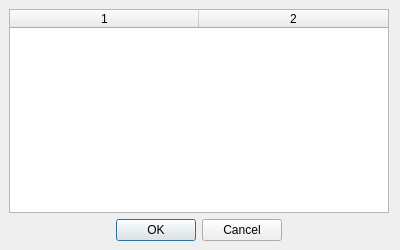
<?xml version="1.0" encoding="UTF-8"?>
<ui version="4.0">
 <class>ShortcutEditor</class>
 <widget class="QDialog" name="ShortcutEditor">
  <property name="windowModality">
   <enum>Qt::WindowModal</enum>
  </property>
  <property name="geometry">
   <rect>
    <x>0</x>
    <y>0</y>
    <width>400</width>
    <height>250</height>
   </rect>
  </property>
  <property name="sizePolicy">
   <sizepolicy hsizetype="Expanding" vsizetype="Expanding">
    <horstretch>0</horstretch>
    <verstretch>0</verstretch>
   </sizepolicy>
  </property>
  <property name="maximumSize">
   <size>
    <width>16777215</width>
    <height>16777215</height>
   </size>
  </property>
  <property name="contextMenuPolicy">
   <enum>Qt::NoContextMenu</enum>
  </property>
  <property name="windowTitle">
   <string>Shortcut Editor</string>
  </property>
  <property name="layoutDirection">
   <enum>Qt::LeftToRight</enum>
  </property>
  <property name="sizeGripEnabled">
   <bool>false</bool>
  </property>
  <property name="modal">
   <bool>true</bool>
  </property>
  <layout class="QGridLayout" name="gridLayout" rowstretch="1,0" rowminimumheight="0,0" columnminimumwidth="0">
   <property name="sizeConstraint">
    <enum>QLayout::SetDefaultConstraint</enum>
   </property>
   <property name="leftMargin">
    <number>9</number>
   </property>
   <property name="topMargin">
    <number>9</number>
   </property>
   <property name="bottomMargin">
    <number>9</number>
   </property>
   <property name="verticalSpacing">
    <number>6</number>
   </property>
   <item row="1" column="0">
    <widget class="QDialogButtonBox" name="buttonBox">
     <property name="sizePolicy">
      <sizepolicy hsizetype="Expanding" vsizetype="Expanding">
       <horstretch>0</horstretch>
       <verstretch>0</verstretch>
      </sizepolicy>
     </property>
     <property name="orientation">
      <enum>Qt::Horizontal</enum>
     </property>
     <property name="standardButtons">
      <set>QDialogButtonBox::Cancel|QDialogButtonBox::Ok</set>
     </property>
     <property name="centerButtons">
      <bool>true</bool>
     </property>
    </widget>
   </item>
   <item row="0" column="0">
    <widget class="QTableWidget" name="tableWidget">
     <property name="sizeAdjustPolicy">
      <enum>QAbstractScrollArea::AdjustIgnored</enum>
     </property>
     <property name="alternatingRowColors">
      <bool>false</bool>
     </property>
     <property name="showGrid">
      <bool>true</bool>
     </property>
     <property name="gridStyle">
      <enum>Qt::SolidLine</enum>
     </property>
     <property name="wordWrap">
      <bool>true</bool>
     </property>
     <property name="cornerButtonEnabled">
      <bool>true</bool>
     </property>
     <property name="rowCount">
      <number>0</number>
     </property>
     <property name="columnCount">
      <number>2</number>
     </property>
     <attribute name="horizontalHeaderVisible">
      <bool>true</bool>
     </attribute>
     <attribute name="horizontalHeaderCascadingSectionResizes">
      <bool>false</bool>
     </attribute>
     <attribute name="horizontalHeaderDefaultSectionSize">
      <number>189</number>
     </attribute>
     <attribute name="horizontalHeaderShowSortIndicator" stdset="0">
      <bool>false</bool>
     </attribute>
     <attribute name="horizontalHeaderStretchLastSection">
      <bool>false</bool>
     </attribute>
     <attribute name="verticalHeaderVisible">
      <bool>false</bool>
     </attribute>
     <attribute name="verticalHeaderStretchLastSection">
      <bool>false</bool>
     </attribute>
     <column/>
     <column/>
    </widget>
   </item>
  </layout>
 </widget>
 <resources/>
 <connections>
  <connection>
   <sender>buttonBox</sender>
   <signal>accepted()</signal>
   <receiver>ShortcutEditor</receiver>
   <slot>accept()</slot>
   <hints>
    <hint type="sourcelabel">
     <x>248</x>
     <y>254</y>
    </hint>
    <hint type="destinationlabel">
     <x>157</x>
     <y>274</y>
    </hint>
   </hints>
  </connection>
  <connection>
   <sender>buttonBox</sender>
   <signal>rejected()</signal>
   <receiver>ShortcutEditor</receiver>
   <slot>reject()</slot>
   <hints>
    <hint type="sourcelabel">
     <x>316</x>
     <y>260</y>
    </hint>
    <hint type="destinationlabel">
     <x>286</x>
     <y>274</y>
    </hint>
   </hints>
  </connection>
 </connections>
</ui>
